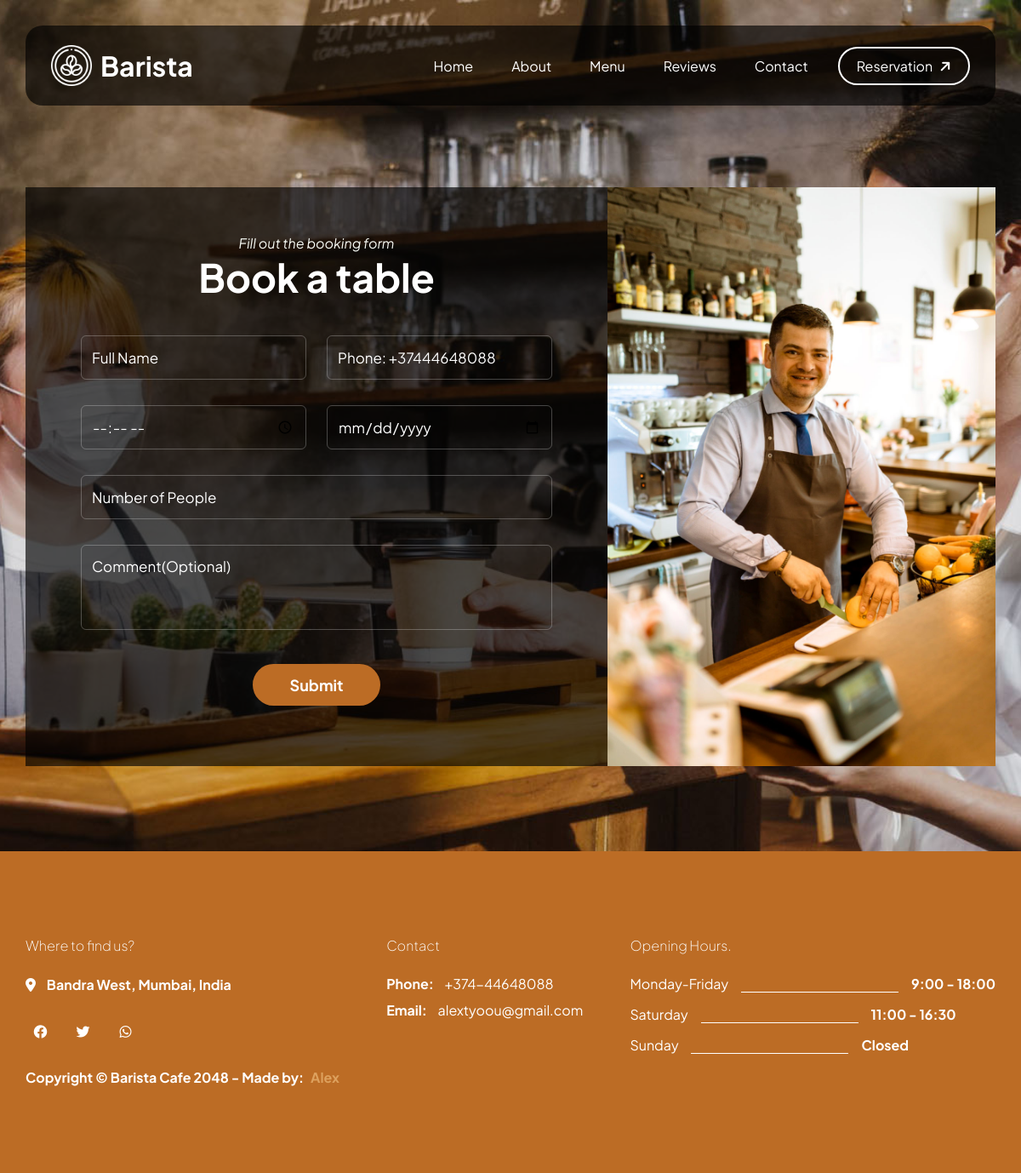
Page /reservation/ on the committed database.
### main/models.py (models this page shows, shortened)
class Header(models.Model):
    logo = models.ImageField('Logo', upload_to='images')
    title = models.CharField('Title', max_length=40)
    path1 = models.CharField('Path 1', max_length=40)
    path2 = models.CharField('Path 2', max_length=40)
    path3 = models.CharField('Path 3', max_length=40)
    path4 = models.CharField('Path 4', max_length=40)
    path5 = models.CharField('Path 5', max_length=40)
    path6 = models.CharField('Path 6', max_length=40)
    class Meta:
        verbose_name = 'Header'
        verbose_name_plural = 'Header'

class ReservationInfo(models.Model):
    background = models.ImageField('Background', upload_to='images')
    button = models.CharField('Button', max_length=30)
    img = models.ImageField('Image', upload_to='images')

class Title(models.Model):
    member_subtitle = models.CharField('Member Subtitle', max_length=50)
    member_title = models.CharField('Member title', max_length=40)
    review_subtitle = models.CharField('Review Subtitle', max_length=50)
    review_title = models.CharField('Review title', max_length=40)
    contact_subtitle = models.CharField('Contact Subtitle', max_length=50)
    contact_title = models.CharField('Contact title', max_length=40)
    reservation_subtitle = models.CharField('Reservation Subtitle', max_length=50)
    reservation_title = models.CharField('Reservation title', max_length=40)

class Footer(models.Model):
    address = models.CharField('Address', max_length=80)
    social1 = models.URLField('Social 1')
    social2 = models.URLField('Social 2')
    social3 = models.URLField('Social 3')
    phone = models.CharField('Phone Number', max_length=30)
    email = models.EmailField('Email')
    class Meta:
        verbose_name = 'Footer'
        verbose_name_plural = 'Footer'

class OpenHours(models.Model):
    day = models.CharField('Day', max_length=30)
    time = models.CharField('Time', max_length=20)
    class Meta:
        verbose_name = 'Open Hours'
        verbose_name_plural = 'Open Hours'

### main/views.py (the view)
# urls.py: path('reservation/', reservation, name='reservation')
def reservation(request):
    reservation_info = ReservationInfo.objects.all()[0]
    if request.method == 'POST':
        form = ReservationModelForm(request.POST)
        if form.is_valid():
            Reservation.objects.create(**form.cleaned_data)
            return redirect('reservation')
    else:
        form = ReservationModelForm()
    return render(request, 'reservation.html', context={
        'header':double_content()[0],
        'titles':double_content()[1],
        'footer':double_content()[2],
        'open_hours':double_content()[3],
        'reservation_info':reservation_info,
    })

### main/views.py (called while the page is built)
def double_content():
    header = Header.objects.all()[0]
    titles = Title.objects.all()[0]
    footer = Footer.objects.all()[0]
    open_hours = OpenHours.objects.all()
    return [header, titles, footer, open_hours]

### main/templates/reservation.html (shortened to what this page needs)
{% extends 'base.html' %}
{% block paths %}
    <ul>
        <li><a href="/">{{ header.path1 }}</a></li>
        <li><a href="/">{{ header.path2 }}</a></li>
        <li><a href="/">{{ header.path3 }}</a></li>
        <li><a href="/">{{ header.path4 }}</a></li>
        <li><a href="/">{{ header.path5 }}</a></li>
        <button><a href="">{{ header.path6 }} <i class="fa-solid fa-arrow-right"></i></a></button>
    </ul>
{% endblock %}
    {% block body %}
        <section style="background-image: url({{ reservation_info.background.url }});" class="reservation">
                <div class="reservation_container">
                    <div class="reservation_content">
                        <div class="info">
                            <div class="title">
                                <em>{{ titles.reservation_subtitle }}</em>
                                <h1>{{ titles.reservation_title }}</h1>
                            </div>
                            <form method='post'>
                                <div>
                                    <input placeholder="Full Name" name='user_name' required/>
                                    <input placeholder="Phone: +37444648088" name='user_phone' required/>
                                    <input type="time" placeholder="18:30" name='user_time' required/>
                                    <input type="date" name='user_date' required/>
                                    <input type="number" placeholder="Number of People" name='user_count' required/>
                                    <textarea placeholder="Comment(Optional)" name='user_message'></textarea>
                                </div>
                                <button>{{ reservation_info.button }}</button>
                            </form>
                        </div>
                        <img src="{{ reservation_info.img.url }}" alt="Reservation" />
                    </div>
                </div>
            </section>
    {% endblock %}

### main/templates/base.html (shortened to what this page needs)
{% load static %}
<!DOCTYPE html>
<html lang="en">
<head>
    <link rel="stylesheet" href="{% static 'css/style.css' %}">
    <link rel="stylesheet" href="{% static 'css/icons.css' %}">
</head>
    <body>
        <header>
            <div class="header_container">
                <div class="header_content">
                    <div>
                        <img src={{ header.logo.url }} alt="logo" />
                        <h1>{{ header.title }}</h1>
                    </div>
                    <nav>
                        {% block paths %}{% endblock %}
                    </nav>
                </div>
            </div>
        </header>
        {% block body %}{% endblock %}
        <footer>
            <div class="footer_container">
                <div class="footer_content">
                    <h4>Where to find us?</h4>
                    <p><i class="fa-solid fa-location-dot"></i> {{ footer.address }}</p>
                    <ul>
                        <li><a href="{{ footer.social1 }}"><i class="fa-brands fa-facebook"></i></a></li>
                        <li><a href="{{ footer.social2 }}"><i class="fa-brands fa-twitter"></i></a></li>
                        <li><a href="{{ footer.social3 }}"><i class="fa-brands fa-whatsapp"></i></a></li>
                    </ul>
                    <p>Copyright © Barista Cafe 2048 - Made by: <span>Alex</span></p>
                </div>
                <div class="footer_content">
                    <h4>Contact</h4>
                    <ul>
                        <li><strong>Phone:</strong> {{ footer.phone }}</li>
                        <li><strong>Email:</strong> {{ footer.email }}</li>
                    </ul>
                </div>
                <div class="footer_content">
                    <h4>Opening Hours.</h4>
                    <ul>
                        {% for i in open_hours %}
                            <li>{{ i.day }} <span></span> <strong>{{ i.time }}</strong></li>
                        {% endfor %}
                    </ul>
                </div>
            </div>
        </footer>
    </body>
</html>

### rows in the picture
Header: logo (picture), title "Barista", path1 "Home", path2 "About", path3 "Menu", path4 "Reviews", path5 "Contact", path6 "Reservation"
ReservationInfo: background (picture), button "Submit", img (picture)
Title: reservation_subtitle "Fill out the booking form", reservation_title "Book a table"
Footer: address "Bandra West, Mumbai, India", phone "+374-44648088", email "alextyoou@gmail.com"
OpenHours: day "Monday-Friday", time "9:00 - 18:00"
OpenHours: day "Saturday", time "11:00 - 16:30"
OpenHours: day "Sunday", time "Closed"
